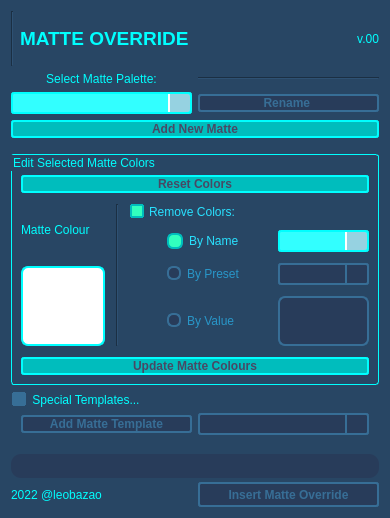
<?xml version="1.0" encoding="UTF-8"?>
<ui version="4.0">
 <class>Form</class>
 <widget class="QWidget" name="Form">
  <property name="enabled">
   <bool>true</bool>
  </property>
  <property name="geometry">
   <rect>
    <x>0</x>
    <y>0</y>
    <width>390</width>
    <height>518</height>
   </rect>
  </property>
  <property name="sizePolicy">
   <sizepolicy hsizetype="Preferred" vsizetype="Preferred">
    <horstretch>0</horstretch>
    <verstretch>0</verstretch>
   </sizepolicy>
  </property>
  <property name="windowTitle">
   <string>Matte Override</string>
  </property>
  <property name="styleSheet">
   <string notr="true">QLabel {
	color: rgb(0, 255, 255);
}

QLabel:disabled {
	color: rgb(55, 110, 150);
}

QWidget{
	background-color: rgb(40, 70, 100);
}

QGroupBox {
	color: rgb(0, 255, 255);
	border: 1px solid rgb(0, 255, 255);
	border-radius: 3px;
}

QGroupBox:disabled {
	color: rgb(55, 110, 150);
	border: 1px solid rgb(55, 110, 150);
}

QGroupBox::indicator:checked {
    border: 2px solid rgb(0, 189, 189);
	border-radius: 1px;
	background-color: rgb(50, 255, 190)
}

QGroupBox::indicator:unchecked {
    border: 2px solid rgb(55, 110, 150);
	border-radius: 1px;
	background-color: rgb(55, 110, 150);
}

QGroupBox::indicator:checked:disabled {
	background-color: rgb(55, 110, 150);
	border-color: rgb(55, 110, 150);
}

QComboBox {
	color: black;
    border: 2px solid rgb(0, 255, 255);
    border-radius: 3px;
    padding: 1px 18px 1px 3px;
    min-width: 6em;
}

QComboBox:!editable, QComboBox::drop-down:editable {
     background: rgb(50, 255, 255);
}

QComboBox:on { /* shift the text when the popup opens */
    padding-top: 3px;
    padding-left: 4px;
}

QComboBox::drop-down {
    width: 20px;
	background-color: rgb(150, 210, 225);
    border-left-width: 2px;
    border-left-color: white;
    border-left-style: solid; /* just a single line */
    border-top-right-radius: 3px; /* same radius as the QComboBox */
    border-bottom-right-radius: 3px;
}

QComboBox:hover{
    border: 2px solid #05B8CC;
    color: rgb(40, 70, 110);
}

QComboBox QAbstractItemView{
    border: 2px solid white;
	border-radius: 5px;
    color: rgb(40, 70, 110);
	background-color: rgb(0, 255, 255);
    selection-background-color: #05B8CC;
	selection-color: white;
	selection-item-border-radius: 2px;
	padding: 3px 3px ;
}

QComboBox::drop-down:disabled {
    width: 20px;
	background-color: rgb(40, 60, 90);
    border-left-width: 2px;
    border-left-color: rgb(55, 110, 150);
    border-left-style: solid; /* just a single line */
    border-top-right-radius: 3px; /* same radius as the QComboBox */
    border-bottom-right-radius: 3px;
}
QComboBox::disabled {
	border-color: rgb(55, 110, 150);
	background: rgb(40, 60, 90);
	color: rgb(55, 110, 150);
}

QScrollBar:vertical {
	border-left-width: 2px solid white;
	border-radius: 3px;
	background-color: rgb(194, 194, 194);
}

QScrollBar::handle:vertical {
 	border: 2px solid white;
	width: 20px;
}

QScrollBar::add-page:vertical, QScrollBar::sub-page:vertical {
 	border: 2px solid white;
	background: rgb(194, 194, 194);
}

QRadioButton::checked {
	color: rgb(40, 225, 255);
}

QRadioButton::unchecked {
	color: rgb(40, 150, 200);
}

QRadioButton:disabled {
	color: rgb(55, 110, 150);
}

QRadioButton::indicator::unchecked{ 
	border: 2px solid rgb(55, 110, 150);
	border-radius: 6px;
	background-color: rgb(40, 60, 90);
	width: 10px;
	height: 10px;
}

QRadioButton::indicator::checked{
	border: 2px solid rgb(0, 189, 189);
	background-color: rgb(50, 255, 190);
	border-radius: 6px;
	width: 12px;
	height: 12px;
}

QRadioButton::indicator::checked::disabled {
	border: 2px solid rgb(40, 60, 90);
	background-color: rgb(40, 60, 90);
}

QRadioButton::indicator::unchecked::disabled {
	border: 2px solid rgb(40, 60, 90);
	background-color: rgb(50, 70, 100);
}

QPushButton {
	color: rgb(72, 72, 100);
    border: 2px solid rgb(0, 255, 255);
    border-radius: 3px;
	background-color: rgb(0, 189, 189);
    min-width: 80px;
}

QPushButton:pressed {
	color: rgb(0, 189, 189);
	border-color: white;
    background-color: rgb(0, 255, 255);
}

QPushButton:hover{
    border: 2px solid #05B8CC;
    color: rgb(40, 70, 110);
}

QPushButton:disabled {
	color: rgb(55, 110, 150);
    border: 2px solid rgb(55, 110, 150);
	background-color: rgb(40, 60, 90);
	font: 75 8pt &quot;MS Shell Dlg 2&quot;;
}

QCheckBox {
	color: rgb(40, 225, 255);
    spacing: 5px;
}

QCheckBox:unchecked {
	color: rgb(40, 150, 200);
    spacing: 5px;
}

QCheckBox::indicator:checked {
    border: 2px solid rgb(0, 189, 189);
	border-radius: 1px;
	background-color: rgb(50, 255, 190);
}

QCheckBox::indicator:unchecked {
    border: 2px solid rgb(0, 189, 189);
	border-radius: 1px;
	background-color:  rgb(40, 70, 100);
}

QCheckBox:disabled{
	color: rgb(55, 110, 150);
}

QCheckBox::indicator:checked:disabled {
	background-color: rgb(55, 110, 150);
	border-color: rgb(55, 110, 150);
}</string>
  </property>
  <layout class="QGridLayout" name="gridLayout_5">
   <item row="1" column="0">
    <layout class="QGridLayout" name="gridLayout_4">
     <item row="1" column="1">
      <widget class="Line" name="line_3">
       <property name="orientation">
        <enum>Qt::Horizontal</enum>
       </property>
      </widget>
     </item>
     <item row="1" column="0">
      <widget class="QLabel" name="label">
       <property name="text">
        <string>Select Matte Palette:</string>
       </property>
       <property name="alignment">
        <set>Qt::AlignCenter</set>
       </property>
      </widget>
     </item>
     <item row="3" column="0">
      <widget class="QComboBox" name="comboMatteList">
       <property name="enabled">
        <bool>true</bool>
       </property>
       <property name="toolTip">
        <string>Choose matte palette to edit or apply</string>
       </property>
      </widget>
     </item>
     <item row="3" column="1">
      <widget class="QPushButton" name="pushRenamePalette">
       <property name="enabled">
        <bool>false</bool>
       </property>
       <property name="font">
        <font>
         <weight>75</weight>
         <bold>true</bold>
        </font>
       </property>
       <property name="toolTip">
        <string>Creates new matte palette in the scene</string>
       </property>
       <property name="text">
        <string>Rename </string>
       </property>
      </widget>
     </item>
     <item row="4" column="0" colspan="2">
      <widget class="QPushButton" name="pushCreateMatte">
       <property name="enabled">
        <bool>true</bool>
       </property>
       <property name="font">
        <font>
         <weight>75</weight>
         <bold>true</bold>
        </font>
       </property>
       <property name="toolTip">
        <string>Creates new matte palette in the scene</string>
       </property>
       <property name="text">
        <string>Add New Matte</string>
       </property>
      </widget>
     </item>
    </layout>
   </item>
   <item row="5" column="0">
    <widget class="QProgressBar" name="progressBar">
     <property name="maximumSize">
      <size>
       <width>16777215</width>
       <height>20</height>
      </size>
     </property>
     <property name="font">
      <font>
       <pointsize>8</pointsize>
       <weight>50</weight>
       <bold>false</bold>
      </font>
     </property>
     <property name="styleSheet">
      <string notr="true">QProgressBar {
	color: rgb(0, 255, 255);
	padding: 2 2px;
	border: null;
	border-radius: 10px;
	min-height: 20px;
	background-color: rgb(40, 60, 90);	
}

QProgressBar::chunk {
	border-top: 3px solid rgb(0, 255, 255);
	border-bottom: 1px solid white;
	border-left: 2px solid rgb(0, 255, 255);
	border-right: 2px solid rgb(0, 255, 255);
	border-radius: 10px;
	background: rgb(40, 70, 100);
}</string>
     </property>
     <property name="value">
      <number>0</number>
     </property>
     <property name="alignment">
      <set>Qt::AlignCenter</set>
     </property>
     <property name="textVisible">
      <bool>true</bool>
     </property>
     <property name="orientation">
      <enum>Qt::Horizontal</enum>
     </property>
     <property name="invertedAppearance">
      <bool>false</bool>
     </property>
     <property name="textDirection">
      <enum>QProgressBar::TopToBottom</enum>
     </property>
     <property name="format">
      <string/>
     </property>
    </widget>
   </item>
   <item row="2" column="0">
    <spacer name="horizontalSpacer_2">
     <property name="orientation">
      <enum>Qt::Horizontal</enum>
     </property>
     <property name="sizeHint" stdset="0">
      <size>
       <width>40</width>
       <height>10</height>
      </size>
     </property>
    </spacer>
   </item>
   <item row="6" column="0">
    <layout class="QHBoxLayout" name="horizontalLayout_2">
     <property name="sizeConstraint">
      <enum>QLayout::SetFixedSize</enum>
     </property>
     <item>
      <widget class="QLabel" name="label_4">
       <property name="text">
        <string>2022 @leobazao</string>
       </property>
      </widget>
     </item>
     <item>
      <widget class="QPushButton" name="addMatteNodeButton">
       <property name="enabled">
        <bool>false</bool>
       </property>
       <property name="sizePolicy">
        <sizepolicy hsizetype="Preferred" vsizetype="Fixed">
         <horstretch>0</horstretch>
         <verstretch>0</verstretch>
        </sizepolicy>
       </property>
       <property name="minimumSize">
        <size>
         <width>84</width>
         <height>25</height>
        </size>
       </property>
       <property name="maximumSize">
        <size>
         <width>16777215</width>
         <height>25</height>
        </size>
       </property>
       <property name="font">
        <font>
         <weight>75</weight>
         <bold>true</bold>
        </font>
       </property>
       <property name="toolTip">
        <string>Adiciona um Matte Override na node view! (selecione um node para addicionar e conectar embaixo dele</string>
       </property>
       <property name="styleSheet">
        <string notr="true"/>
       </property>
       <property name="text">
        <string>Insert Matte Override</string>
       </property>
      </widget>
     </item>
    </layout>
   </item>
   <item row="0" column="0">
    <layout class="QHBoxLayout" name="horizontalLayout">
     <item>
      <widget class="Line" name="line">
       <property name="orientation">
        <enum>Qt::Vertical</enum>
       </property>
      </widget>
     </item>
     <item>
      <widget class="QLabel" name="label_2">
       <property name="font">
        <font>
         <pointsize>14</pointsize>
         <weight>75</weight>
         <bold>true</bold>
        </font>
       </property>
       <property name="text">
        <string>MATTE OVERRIDE</string>
       </property>
      </widget>
     </item>
     <item>
      <widget class="QLabel" name="labelVersion">
       <property name="toolTip">
        <string>script version</string>
       </property>
       <property name="text">
        <string>v.00</string>
       </property>
       <property name="alignment">
        <set>Qt::AlignRight|Qt::AlignTrailing|Qt::AlignVCenter</set>
       </property>
      </widget>
     </item>
    </layout>
   </item>
   <item row="3" column="0">
    <widget class="QGroupBox" name="groupEditColors">
     <property name="enabled">
      <bool>true</bool>
     </property>
     <property name="sizePolicy">
      <sizepolicy hsizetype="Preferred" vsizetype="Fixed">
       <horstretch>0</horstretch>
       <verstretch>0</verstretch>
      </sizepolicy>
     </property>
     <property name="toolTip">
      <string>Edita as cores do Matte</string>
     </property>
     <property name="title">
      <string>Edit Selected Matte Colors</string>
     </property>
     <property name="alignment">
      <set>Qt::AlignLeading|Qt::AlignLeft|Qt::AlignTop</set>
     </property>
     <layout class="QGridLayout" name="gridLayout_2">
      <property name="topMargin">
       <number>20</number>
      </property>
      <property name="spacing">
       <number>11</number>
      </property>
      <item row="1" column="0">
       <layout class="QVBoxLayout" name="verticalLayout">
        <item>
         <widget class="QLabel" name="label_6">
          <property name="text">
           <string>Matte Colour</string>
          </property>
         </widget>
        </item>
        <item>
         <widget class="QPushButton" name="pushMatteColor">
          <property name="sizePolicy">
           <sizepolicy hsizetype="Fixed" vsizetype="Fixed">
            <horstretch>0</horstretch>
            <verstretch>0</verstretch>
           </sizepolicy>
          </property>
          <property name="minimumSize">
           <size>
            <width>84</width>
            <height>80</height>
           </size>
          </property>
          <property name="maximumSize">
           <size>
            <width>80</width>
            <height>80</height>
           </size>
          </property>
          <property name="toolTip">
           <string>Change Matte colors override</string>
          </property>
          <property name="styleSheet">
           <string notr="true">QPushButton {
	border: 2px solid rgb(0, 255, 255);
	border-radius: 7px;
	background: rgba(255, 255, 255, 255);
}

QPushButton::hover {
	border: 2px solid rgb(0, 255, 255);
}

QPushButton::disabled {
	border: 2px solid rgb(55, 110, 150);
	background: rgb(40, 60, 90);	
}</string>
          </property>
          <property name="text">
           <string/>
          </property>
         </widget>
        </item>
       </layout>
      </item>
      <item row="1" column="1">
       <widget class="Line" name="line_2">
        <property name="orientation">
         <enum>Qt::Vertical</enum>
        </property>
       </widget>
      </item>
      <item row="1" column="2">
       <layout class="QGridLayout" name="gridLayout" columnstretch="0,0,0" columnminimumwidth="0,0,0">
        <property name="leftMargin">
         <number>0</number>
        </property>
        <item row="1" column="2">
         <widget class="QComboBox" name="comboCorName">
          <property name="toolTip">
           <string>Select color name to ignore</string>
          </property>
         </widget>
        </item>
        <item row="3" column="1">
         <widget class="QRadioButton" name="radioCorVal">
          <property name="toolTip">
           <string>Use color Value to Ignore</string>
          </property>
          <property name="text">
           <string>By Value</string>
          </property>
         </widget>
        </item>
        <item row="1" column="1">
         <widget class="QRadioButton" name="radioCorName">
          <property name="minimumSize">
           <size>
            <width>100</width>
            <height>0</height>
           </size>
          </property>
          <property name="toolTip">
           <string>Ignore colors with name:</string>
          </property>
          <property name="text">
           <string>By Name</string>
          </property>
          <property name="checked">
           <bool>true</bool>
          </property>
         </widget>
        </item>
        <item row="3" column="2">
         <widget class="QPushButton" name="pushIgnoreColor">
          <property name="enabled">
           <bool>false</bool>
          </property>
          <property name="sizePolicy">
           <sizepolicy hsizetype="Fixed" vsizetype="Fixed">
            <horstretch>0</horstretch>
            <verstretch>0</verstretch>
           </sizepolicy>
          </property>
          <property name="minimumSize">
           <size>
            <width>84</width>
            <height>50</height>
           </size>
          </property>
          <property name="maximumSize">
           <size>
            <width>106</width>
            <height>50</height>
           </size>
          </property>
          <property name="toolTip">
           <string>&lt;html&gt;&lt;head/&gt;&lt;body&gt;&lt;p&gt;Valor das cores para serem ignoradas no Matte&lt;/p&gt;&lt;/body&gt;&lt;/html&gt;</string>
          </property>
          <property name="styleSheet">
           <string notr="true">QPushButton {
	border: 2px solid rgb(0, 255, 255);
	border-radius: 7px;
	background: rgba(255, 255, 255, 255);		
}

QPushButton::hover {
	border: 2px solid rgb(0, 255, 255);
}

QPushButton::disabled {
	border: 2px solid rgb(55, 110, 150);
	background: rgb(40, 60, 90);	
}</string>
          </property>
          <property name="text">
           <string/>
          </property>
         </widget>
        </item>
        <item row="2" column="2">
         <widget class="QComboBox" name="comboCorPreset">
          <property name="enabled">
           <bool>false</bool>
          </property>
          <property name="toolTip">
           <string>Select colors preset to ignore</string>
          </property>
         </widget>
        </item>
        <item row="2" column="1">
         <widget class="QRadioButton" name="radioCorPreset">
          <property name="toolTip">
           <string>Use preset color list to ignore</string>
          </property>
          <property name="text">
           <string>By Preset</string>
          </property>
         </widget>
        </item>
        <item row="1" column="0" rowspan="3">
         <spacer name="verticalSpacer">
          <property name="orientation">
           <enum>Qt::Vertical</enum>
          </property>
          <property name="sizeHint" stdset="0">
           <size>
            <width>20</width>
            <height>40</height>
           </size>
          </property>
         </spacer>
        </item>
        <item row="0" column="0" colspan="3">
         <widget class="QCheckBox" name="checkIgnore">
          <property name="toolTip">
           <string>Use ignore colors options</string>
          </property>
          <property name="text">
           <string>Remove Colors:</string>
          </property>
          <property name="checked">
           <bool>true</bool>
          </property>
         </widget>
        </item>
       </layout>
      </item>
      <item row="2" column="0" colspan="3">
       <widget class="QPushButton" name="pushUpdateColors">
        <property name="font">
         <font>
          <weight>75</weight>
          <bold>true</bold>
         </font>
        </property>
        <property name="toolTip">
         <string>Update Colors in Matte palette</string>
        </property>
        <property name="styleSheet">
         <string notr="true"/>
        </property>
        <property name="text">
         <string>Update Matte Colours</string>
        </property>
       </widget>
      </item>
      <item row="0" column="0" colspan="3">
       <widget class="QPushButton" name="pushRemoveColors">
        <property name="enabled">
         <bool>true</bool>
        </property>
        <property name="font">
         <font>
          <weight>75</weight>
          <bold>true</bold>
         </font>
        </property>
        <property name="toolTip">
         <string>Reset all colors in matte to white, and add  back removed colors.</string>
        </property>
        <property name="text">
         <string>Reset Colors</string>
        </property>
       </widget>
      </item>
     </layout>
    </widget>
   </item>
   <item row="4" column="0">
    <widget class="QGroupBox" name="groupTeplate">
     <property name="styleSheet">
      <string notr="true">QGroupBox {
	border: null;
}</string>
     </property>
     <property name="title">
      <string>Special Templates...</string>
     </property>
     <property name="checkable">
      <bool>true</bool>
     </property>
     <property name="checked">
      <bool>false</bool>
     </property>
     <layout class="QGridLayout" name="gridLayout_6">
      <property name="topMargin">
       <number>20</number>
      </property>
      <item row="0" column="0">
       <widget class="QPushButton" name="pushAddSpecialTpl">
        <property name="enabled">
         <bool>false</bool>
        </property>
        <property name="font">
         <font>
          <weight>75</weight>
          <bold>true</bold>
         </font>
        </property>
        <property name="toolTip">
         <string>Creates new matte palette in the scene</string>
        </property>
        <property name="text">
         <string>Add Matte Template</string>
        </property>
       </widget>
      </item>
      <item row="0" column="1">
       <widget class="QComboBox" name="comboTemplates"/>
      </item>
     </layout>
    </widget>
   </item>
  </layout>
 </widget>
 <resources/>
 <connections/>
</ui>
